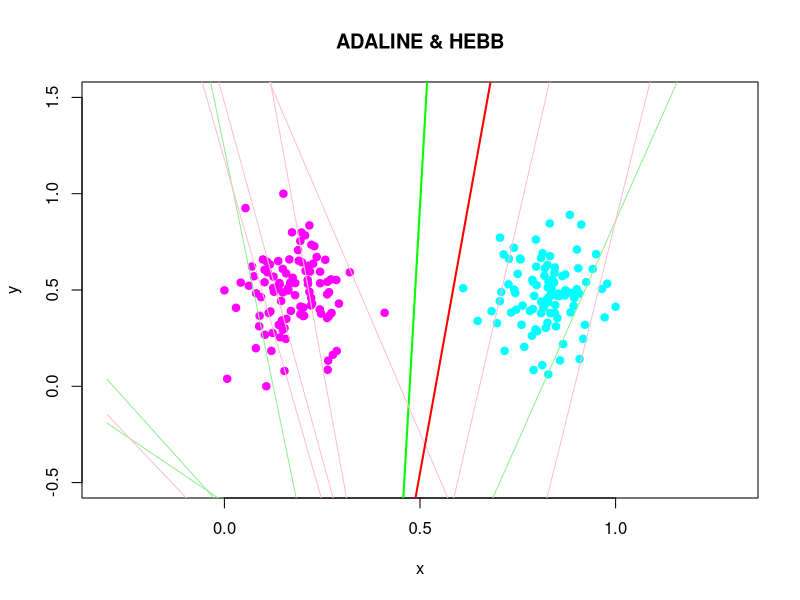

Generate this figure with R:
library("MASS")

# Для нормализации выборки
normaliData <- function(x) {
  n <- dim(x)[1]
  m <- dim(x)[2]
  res <- matrix(NA, n, m)
  for (i in seq(m)) {
    minVal <- min(x[,i])
    maxVal <- max(x[,i])
    res[,i] <- (x[,i] - minVal)/(maxVal - minVal)
  }
  return(res)
}

drawLine <- function(w, xmin = -2, xmax = -2, ...) {
  x <- seq(xmin, xmax, len = 100)
  f <- function(x) {
    return( - x*w[1]/w[2] + w[3]/w[2] )
  }
  y <- f(x)
  lines(x, y, type="l", ...)
}

# Квадратичная функция потерь для ADALINE
adaLoss <- function(xi, yi, w) {
  mi <- c(crossprod(w, xi)) * yi
  l <- (mi - 1)^2
  return(l)
}
# её производная для град. спуска
adaUpd <- function(xi, yi, w, eta) {
  wx <- c(crossprod(w, xi))
  #ld <- 2 * (wx - yi) * xi
  ld <- (wx - yi) * xi
  nextW <- w - eta * ld
  return(nextW)
}

hebbLoss <- function(xi, yi, w) {
  mi <- c(crossprod(w, xi)) * yi
  return (max(-mi, 0))
}
hebbUpd <- function(xi, yi, w, eta) {
  nextW <- w + eta * yi * xi
  return (nextW)
}

## Стохастический градиент для ADALINE
stgrad <- function(xl, eta = 1, lambda = 1/6, eps = 1e-5, loss, upd, ...) {
  l <- dim(xl)[1]
  n <- dim(xl)[2] - 1
  w <- rep(0.5, n)
  
  Q <- 0
  Qprev <- Q
  
  # Начальное значение Q
  for (i in seq(l)) {
    xi <- xl[i, 1:n]
    yi <- xl[i, n+1]
    
    Q <- Q + loss(xi, yi, w)
  }
  
  iter <- 0
  repeat {
    # мало ли, бесконечный цикл может быть
    iter <- iter + 1
    if (iter > 1000) {
      break
    }
    
    mis <- array(dim = l)
    for (i in seq(l)) {
      xi <- xl[i, 1:n]
      yi <- xl[i, n + 1]
      
      mis[i] <- crossprod(w, xi) * yi
      #mis[i] <- adaLoss(xi, yi, w)
    }
    
    errorIndexes <- which(mis <= 0)
    if (length(errorIndexes) == 0) {
      break
    }
    
    i <- sample(errorIndexes, 1)
    xi <- xl[i, 1:n]
    yi <- xl[i, n + 1]
    
    ex <- loss(xi, yi, w)
    
    w <- upd(xi, yi, w, eta)
    
    Q <- (1 - lambda) * Q + lambda * ex
    # достигли стабилизация Q
    if (abs(Q - Qprev) < eps) {
      break
    }
    Qprev <- Q
    
    drawLine(w, ...)
    #Sys.sleep(0.5)
  }
  
  return(w)
}

colors = c("magenta", "cyan")
n <- 100
m <- 100

sigma1 <- matrix(c(1, 0, 0, 1), 2, 2)
sigma2 <- matrix(c(1, 0, 0, 1), 2, 2)

mu1 <- c(5, 10)
mu2 <- c(15, 10)

xc1 <- mvrnorm(n=n, mu = mu1, Sigma = sigma1)
xc2 <- mvrnorm(n=m, mu = mu2, Sigma = sigma2)

dat <- rbind(xc1, xc2)
dat <- normaliData(dat)
# fake property for wj
dat <- cbind(dat, rep(-1, n+m))
# classes
dat <- cbind(dat, c(rep(-1, n), rep(1, m)))

plotxmin <- min(dat[,1], dat[,1]) - 0.3
plotxmax <- max(dat[,1], dat[,1]) + 0.3
plotymin <- min(dat[,2], dat[,2]) - 0.5
plotymax <- max(dat[,2], dat[,2]) + 0.5
plot(c(), type="n", xlab = "x", ylab = "y", xlim=c(plotxmin, plotxmax), ylim = c(plotymin, plotymax), main="ADALINE & HEBB")

points(dat, pch=21, col=colors[ifelse(dat[,4] == -1, 1, 2)], bg=colors[ifelse(dat[,4] == -1, 1, 2)])

# adaline
resW <- stgrad(dat, loss = adaLoss, upd = adaUpd, lwd = 1, col = 'lightgreen', xmin = plotxmin, xmax = plotxmax)
drawLine(resW, lwd = 2, col = 'green', xmin = plotxmin, xmax = plotxmax)
# hebb
resW <- stgrad(dat, loss = hebbLoss, upd = hebbUpd, lwd = 1, col = 'pink', xmin = plotxmin, xmax = plotxmax)
drawLine(resW, lwd = 2, col = 'red', xmin = plotxmin, xmax = plotxmax)
